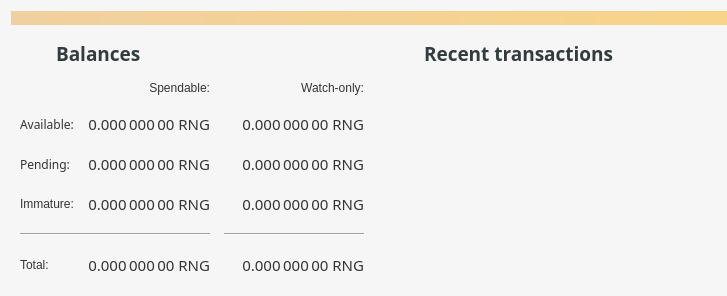
<?xml version="1.0" encoding="UTF-8"?>
<ui version="4.0">
 <class>OverviewPage</class>
 <widget class="QWidget" name="OverviewPage">
  <property name="geometry">
   <rect>
    <x>0</x>
    <y>0</y>
    <width>630</width>
    <height>289</height>
   </rect>
  </property>
  <property name="windowTitle">
   <string>Form</string>
  </property>
  <property name="styleSheet">
   <string notr="true">#OverviewPage {
	background-color:       rgb(246, 246, 247); 
/*	background-image:     url(:/icons/res/icons/rngcoin.png); */
	background-repeat:    false;
	background-position: left bottom;
}

</string>
  </property>
  <layout class="QVBoxLayout" name="topLayout">
   <property name="rightMargin">
    <number>0</number>
   </property>
   <item>
    <widget class="QLabel" name="labelAlerts">
     <property name="visible">
      <bool>false</bool>
     </property>
     <property name="styleSheet">
      <string notr="true">QLabel { background-color: qlineargradient(x1: 0, y1: 0, x2: 1, y2: 0, stop:0 #F0D0A0, stop:1 #F8D488); color:#000000; }</string>
     </property>
     <property name="wordWrap">
      <bool>true</bool>
     </property>
     <property name="margin">
      <number>3</number>
     </property>
     <property name="textInteractionFlags">
      <set>Qt::TextSelectableByMouse</set>
     </property>
    </widget>
   </item>
   <item>
    <layout class="QHBoxLayout" name="horizontalLayout" stretch="1,0">
     <item>
      <layout class="QVBoxLayout" name="verticalLayout_2">
       <item>
        <widget class="QFrame" name="frame">
         <property name="frameShape">
          <enum>QFrame::NoFrame</enum>
         </property>
         <property name="frameShadow">
          <enum>QFrame::Raised</enum>
         </property>
         <layout class="QVBoxLayout" name="verticalLayout_4">
          <item>
           <layout class="QHBoxLayout" name="horizontalLayout_4">
            <item>
             <widget class="QPushButton" name="labelWalletStatus">
              <property name="enabled">
               <bool>true</bool>
              </property>
              <property name="maximumSize">
               <size>
                <width>30</width>
                <height>16777215</height>
               </size>
              </property>
              <property name="toolTip">
               <string>The displayed information may be out of date. Your wallet automatically synchronizes with the RNGCoin network after a connection is established, but this process has not completed yet.</string>
              </property>
              <property name="text">
               <string/>
              </property>
              <property name="icon">
               <iconset resource="../bitcoin.qrc">
                <normaloff>:/icons/warning</normaloff>
                <disabledoff>:/icons/warning</disabledoff>:/icons/warning</iconset>
              </property>
              <property name="iconSize">
               <size>
                <width>24</width>
                <height>24</height>
               </size>
              </property>
              <property name="flat">
               <bool>true</bool>
              </property>
             </widget>
            </item>
            <item>
             <widget class="QLabel" name="label_5">
              <property name="font">
               <font>
                <family>Montserrat</family>
                <pointsize>14</pointsize>
                <weight>62</weight>
                <bold>true</bold>
               </font>
              </property>
              <property name="styleSheet">
               <string notr="true">font-size: 14pt;
font-weight: 500; 
font-family: &quot;Montserrat&quot;;
color: rgb(50, 60, 60);
</string>
              </property>
              <property name="text">
               <string>Balances</string>
              </property>
             </widget>
            </item>
            <item>
             <spacer name="horizontalSpacer_3">
              <property name="orientation">
               <enum>Qt::Horizontal</enum>
              </property>
              <property name="sizeHint" stdset="0">
               <size>
                <width>40</width>
                <height>20</height>
               </size>
              </property>
             </spacer>
            </item>
           </layout>
          </item>
          <item>
           <spacer name="verticalSpacer_3">
            <property name="orientation">
             <enum>Qt::Vertical</enum>
            </property>
            <property name="sizeType">
             <enum>QSizePolicy::Fixed</enum>
            </property>
            <property name="sizeHint" stdset="0">
             <size>
              <width>15</width>
              <height>8</height>
             </size>
            </property>
           </spacer>
          </item>
          <item>
           <layout class="QGridLayout" name="gridLayout">
            <property name="horizontalSpacing">
             <number>14</number>
            </property>
            <property name="verticalSpacing">
             <number>18</number>
            </property>
            <item row="2" column="3">
             <spacer name="horizontalSpacer_2">
              <property name="orientation">
               <enum>Qt::Horizontal</enum>
              </property>
              <property name="sizeHint" stdset="0">
               <size>
                <width>40</width>
                <height>20</height>
               </size>
              </property>
             </spacer>
            </item>
            <item row="3" column="2">
             <widget class="QLabel" name="labelWatchImmature">
              <property name="font">
               <font>
                <family>Montserrat SemiBold</family>
                <pointsize>11</pointsize>
                <weight>62</weight>
                <italic>false</italic>
                <bold>true</bold>
               </font>
              </property>
              <property name="cursor">
               <cursorShape>IBeamCursor</cursorShape>
              </property>
              <property name="toolTip">
               <string>Mined balance in watch-only addresses that has not yet matured</string>
              </property>
              <property name="styleSheet">
               <string notr="true">color: rgb(52, 52, 52);
font: 500 11pt &quot;Montserrat SemiBold&quot;;
</string>
              </property>
              <property name="text">
               <string notr="true">0.000 000 00 RNG</string>
              </property>
              <property name="alignment">
               <set>Qt::AlignRight|Qt::AlignTrailing|Qt::AlignVCenter</set>
              </property>
              <property name="textInteractionFlags">
               <set>Qt::LinksAccessibleByMouse|Qt::TextSelectableByKeyboard|Qt::TextSelectableByMouse</set>
              </property>
             </widget>
            </item>
            <item row="2" column="2">
             <widget class="QLabel" name="labelWatchPending">
              <property name="font">
               <font>
                <family>Montserrat SemiBold</family>
                <pointsize>11</pointsize>
                <weight>62</weight>
                <italic>false</italic>
                <bold>true</bold>
               </font>
              </property>
              <property name="cursor">
               <cursorShape>IBeamCursor</cursorShape>
              </property>
              <property name="toolTip">
               <string>Unconfirmed transactions to watch-only addresses</string>
              </property>
              <property name="styleSheet">
               <string notr="true">color: rgb(52, 52, 52);
font: 500 11pt &quot;Montserrat SemiBold&quot;;
</string>
              </property>
              <property name="text">
               <string notr="true">0.000 000 00 RNG</string>
              </property>
              <property name="alignment">
               <set>Qt::AlignRight|Qt::AlignTrailing|Qt::AlignVCenter</set>
              </property>
              <property name="textInteractionFlags">
               <set>Qt::LinksAccessibleByMouse|Qt::TextSelectableByKeyboard|Qt::TextSelectableByMouse</set>
              </property>
             </widget>
            </item>
            <item row="2" column="1">
             <widget class="QLabel" name="labelUnconfirmed">
              <property name="font">
               <font>
                <family>Montserrat SemiBold</family>
                <pointsize>11</pointsize>
                <weight>62</weight>
                <italic>false</italic>
                <bold>true</bold>
               </font>
              </property>
              <property name="cursor">
               <cursorShape>IBeamCursor</cursorShape>
              </property>
              <property name="toolTip">
               <string>Total of transactions that have yet to be confirmed, and do not yet count toward the spendable balance</string>
              </property>
              <property name="styleSheet">
               <string notr="true">color: rgb(52, 52, 52);
font: 500 11pt &quot;Montserrat SemiBold&quot;;
</string>
              </property>
              <property name="text">
               <string notr="true">0.000 000 00 RNG</string>
              </property>
              <property name="alignment">
               <set>Qt::AlignRight|Qt::AlignTrailing|Qt::AlignVCenter</set>
              </property>
              <property name="textInteractionFlags">
               <set>Qt::LinksAccessibleByMouse|Qt::TextSelectableByKeyboard|Qt::TextSelectableByMouse</set>
              </property>
             </widget>
            </item>
            <item row="4" column="2">
             <widget class="Line" name="lineWatchBalance">
              <property name="sizePolicy">
               <sizepolicy hsizetype="Preferred" vsizetype="Fixed">
                <horstretch>0</horstretch>
                <verstretch>0</verstretch>
               </sizepolicy>
              </property>
              <property name="minimumSize">
               <size>
                <width>140</width>
                <height>0</height>
               </size>
              </property>
              <property name="orientation">
               <enum>Qt::Horizontal</enum>
              </property>
             </widget>
            </item>
            <item row="5" column="0">
             <widget class="QLabel" name="labelTotalText">
              <property name="styleSheet">
               <string notr="true">color: rgb(52, 52, 52);
font: 9pt &quot;Montserrat&quot;;</string>
              </property>
              <property name="text">
               <string>Total:</string>
              </property>
             </widget>
            </item>
            <item row="4" column="0" colspan="2">
             <widget class="Line" name="line">
              <property name="orientation">
               <enum>Qt::Horizontal</enum>
              </property>
             </widget>
            </item>
            <item row="5" column="1">
             <widget class="QLabel" name="labelTotal">
              <property name="font">
               <font>
                <family>Montserrat SemiBold</family>
                <pointsize>11</pointsize>
                <weight>62</weight>
                <italic>false</italic>
                <bold>true</bold>
               </font>
              </property>
              <property name="cursor">
               <cursorShape>IBeamCursor</cursorShape>
              </property>
              <property name="toolTip">
               <string>Your current total balance</string>
              </property>
              <property name="styleSheet">
               <string notr="true">color: rgb(52, 52, 52);
font: 500 11pt &quot;Montserrat SemiBold&quot;;
</string>
              </property>
              <property name="text">
               <string notr="true">0.000 000 00 RNG</string>
              </property>
              <property name="alignment">
               <set>Qt::AlignRight|Qt::AlignTrailing|Qt::AlignVCenter</set>
              </property>
              <property name="textInteractionFlags">
               <set>Qt::LinksAccessibleByMouse|Qt::TextSelectableByKeyboard|Qt::TextSelectableByMouse</set>
              </property>
             </widget>
            </item>
            <item row="3" column="0">
             <widget class="QLabel" name="labelImmatureText">
              <property name="styleSheet">
               <string notr="true">color: rgb(52, 52, 52);
font: 9pt &quot;Montserrat&quot;;</string>
              </property>
              <property name="text">
               <string>Immature:</string>
              </property>
             </widget>
            </item>
            <item row="3" column="1">
             <widget class="QLabel" name="labelImmature">
              <property name="font">
               <font>
                <family>Montserrat SemiBold</family>
                <pointsize>11</pointsize>
                <weight>62</weight>
                <italic>false</italic>
                <bold>true</bold>
               </font>
              </property>
              <property name="cursor">
               <cursorShape>IBeamCursor</cursorShape>
              </property>
              <property name="toolTip">
               <string>Mined balance that has not yet matured</string>
              </property>
              <property name="styleSheet">
               <string notr="true">color: rgb(52, 52, 52);
font: 500 11pt &quot;Montserrat SemiBold&quot;;
</string>
              </property>
              <property name="text">
               <string notr="true">0.000 000 00 RNG</string>
              </property>
              <property name="alignment">
               <set>Qt::AlignRight|Qt::AlignTrailing|Qt::AlignVCenter</set>
              </property>
              <property name="textInteractionFlags">
               <set>Qt::LinksAccessibleByMouse|Qt::TextSelectableByKeyboard|Qt::TextSelectableByMouse</set>
              </property>
             </widget>
            </item>
            <item row="0" column="2">
             <widget class="QLabel" name="labelWatchonly">
              <property name="styleSheet">
               <string notr="true">color: rgb(52, 52, 52);
font: 10pt &quot;Montserrat&quot;;</string>
              </property>
              <property name="text">
               <string>Watch-only:</string>
              </property>
              <property name="alignment">
               <set>Qt::AlignRight|Qt::AlignTrailing|Qt::AlignVCenter</set>
              </property>
             </widget>
            </item>
            <item row="5" column="2">
             <widget class="QLabel" name="labelWatchTotal">
              <property name="font">
               <font>
                <family>Montserrat SemiBold</family>
                <pointsize>11</pointsize>
                <weight>62</weight>
                <italic>false</italic>
                <bold>true</bold>
               </font>
              </property>
              <property name="cursor">
               <cursorShape>IBeamCursor</cursorShape>
              </property>
              <property name="toolTip">
               <string>Current total balance in watch-only addresses</string>
              </property>
              <property name="styleSheet">
               <string notr="true">color: rgb(52, 52, 52);
font: 500 11pt &quot;Montserrat SemiBold&quot;;
</string>
              </property>
              <property name="text">
               <string notr="true">0.000 000 00 RNG</string>
              </property>
              <property name="alignment">
               <set>Qt::AlignRight|Qt::AlignTrailing|Qt::AlignVCenter</set>
              </property>
              <property name="textInteractionFlags">
               <set>Qt::LinksAccessibleByMouse|Qt::TextSelectableByKeyboard|Qt::TextSelectableByMouse</set>
              </property>
             </widget>
            </item>
            <item row="1" column="0">
             <widget class="QLabel" name="labelBalanceText">
              <property name="font">
               <font>
                <family>Montserrat</family>
                <pointsize>9</pointsize>
                <weight>50</weight>
                <italic>false</italic>
                <bold>false</bold>
               </font>
              </property>
              <property name="styleSheet">
               <string notr="true">color: rgb(52, 52, 52);
font: 9pt &quot;Montserrat&quot;;</string>
              </property>
              <property name="text">
               <string>Available:</string>
              </property>
             </widget>
            </item>
            <item row="2" column="0">
             <widget class="QLabel" name="labelPendingText">
              <property name="font">
               <font>
                <family>Montserrat</family>
                <pointsize>9</pointsize>
                <weight>50</weight>
                <italic>false</italic>
                <bold>false</bold>
               </font>
              </property>
              <property name="styleSheet">
               <string notr="true">color: rgb(52, 52, 52);
font: 9pt &quot;Montserrat&quot;;</string>
              </property>
              <property name="text">
               <string>Pending:</string>
              </property>
             </widget>
            </item>
            <item row="1" column="1">
             <widget class="QLabel" name="labelBalance">
              <property name="font">
               <font>
                <family>Montserrat SemiBold</family>
                <pointsize>11</pointsize>
                <weight>62</weight>
                <italic>false</italic>
                <bold>true</bold>
               </font>
              </property>
              <property name="cursor">
               <cursorShape>IBeamCursor</cursorShape>
              </property>
              <property name="toolTip">
               <string>Your current spendable balance</string>
              </property>
              <property name="styleSheet">
               <string notr="true">color: rgb(52, 52, 52);
font: 500 11pt &quot;Montserrat SemiBold&quot;;
</string>
              </property>
              <property name="text">
               <string notr="true">0.000 000 00 RNG</string>
              </property>
              <property name="alignment">
               <set>Qt::AlignRight|Qt::AlignTrailing|Qt::AlignVCenter</set>
              </property>
              <property name="textInteractionFlags">
               <set>Qt::LinksAccessibleByMouse|Qt::TextSelectableByKeyboard|Qt::TextSelectableByMouse</set>
              </property>
             </widget>
            </item>
            <item row="1" column="2">
             <widget class="QLabel" name="labelWatchAvailable">
              <property name="font">
               <font>
                <family>Montserrat SemiBold</family>
                <pointsize>11</pointsize>
                <weight>62</weight>
                <italic>false</italic>
                <bold>true</bold>
               </font>
              </property>
              <property name="cursor">
               <cursorShape>IBeamCursor</cursorShape>
              </property>
              <property name="toolTip">
               <string>Your current balance in watch-only addresses</string>
              </property>
              <property name="styleSheet">
               <string notr="true">color: rgb(52, 52, 52);
font: 500 11pt &quot;Montserrat SemiBold&quot;;
</string>
              </property>
              <property name="text">
               <string notr="true">0.000 000 00 RNG</string>
              </property>
              <property name="alignment">
               <set>Qt::AlignRight|Qt::AlignTrailing|Qt::AlignVCenter</set>
              </property>
              <property name="textInteractionFlags">
               <set>Qt::LinksAccessibleByMouse|Qt::TextSelectableByKeyboard|Qt::TextSelectableByMouse</set>
              </property>
             </widget>
            </item>
            <item row="0" column="1">
             <widget class="QLabel" name="labelSpendable">
              <property name="styleSheet">
               <string notr="true">color: rgb(52, 52, 52);
font: 10pt &quot;Montserrat&quot;;</string>
              </property>
              <property name="text">
               <string>Spendable:</string>
              </property>
              <property name="alignment">
               <set>Qt::AlignRight|Qt::AlignTrailing|Qt::AlignVCenter</set>
              </property>
             </widget>
            </item>
           </layout>
          </item>
         </layout>
        </widget>
       </item>
       <item>
        <spacer name="verticalSpacer">
         <property name="orientation">
          <enum>Qt::Vertical</enum>
         </property>
         <property name="sizeHint" stdset="0">
          <size>
           <width>20</width>
           <height>40</height>
          </size>
         </property>
        </spacer>
       </item>
      </layout>
     </item>
     <item>
      <layout class="QVBoxLayout" name="verticalLayout_3">
       <item>
        <widget class="QFrame" name="frame_2">
         <property name="sizePolicy">
          <sizepolicy hsizetype="Preferred" vsizetype="Preferred">
           <horstretch>0</horstretch>
           <verstretch>0</verstretch>
          </sizepolicy>
         </property>
         <property name="autoFillBackground">
          <bool>false</bool>
         </property>
         <property name="styleSheet">
          <string notr="true">#frame_2                                                          
{                                                                      
    background-color:       rgb(246, 246, 247);                        
    background-image:     url(:/icons/res/icons/overview_page_bkg.png);
    background-repeat:    false;                                       
    background-position: right bottom;                                 
                                                                       
}                                                                      </string>
         </property>
         <property name="frameShape">
          <enum>QFrame::NoFrame</enum>
         </property>
         <property name="frameShadow">
          <enum>QFrame::Raised</enum>
         </property>
         <layout class="QVBoxLayout" name="verticalLayout">
          <item>
           <layout class="QHBoxLayout" name="horizontalLayout_2">
            <item>
             <widget class="QPushButton" name="labelTransactionsStatus">
              <property name="enabled">
               <bool>true</bool>
              </property>
              <property name="maximumSize">
               <size>
                <width>30</width>
                <height>16777215</height>
               </size>
              </property>
              <property name="toolTip">
               <string>The displayed information may be out of date. Your wallet automatically synchronizes with the RNGCoin network after a connection is established, but this process has not completed yet.</string>
              </property>
              <property name="text">
               <string/>
              </property>
              <property name="icon">
               <iconset resource="../bitcoin.qrc">
                <normaloff>:/icons/warning</normaloff>
                <disabledoff>:/icons/warning</disabledoff>:/icons/warning</iconset>
              </property>
              <property name="iconSize">
               <size>
                <width>24</width>
                <height>24</height>
               </size>
              </property>
              <property name="flat">
               <bool>true</bool>
              </property>
             </widget>
            </item>
            <item>
             <widget class="QLabel" name="label_4">
              <property name="sizePolicy">
               <sizepolicy hsizetype="Maximum" vsizetype="Preferred">
                <horstretch>0</horstretch>
                <verstretch>0</verstretch>
               </sizepolicy>
              </property>
              <property name="font">
               <font>
                <family>Montserrat</family>
                <pointsize>14</pointsize>
                <weight>62</weight>
                <bold>true</bold>
               </font>
              </property>
              <property name="styleSheet">
               <string notr="true">font-size: 14pt;
font-weight: 500; 
font-family: &quot;Montserrat&quot;;
color: rgb(50, 60, 60);</string>
              </property>
              <property name="text">
               <string>Recent transactions</string>
              </property>
              <property name="scaledContents">
               <bool>false</bool>
              </property>
              <property name="wordWrap">
               <bool>true</bool>
              </property>
             </widget>
            </item>
            <item>
             <spacer name="horizontalSpacer">
              <property name="orientation">
               <enum>Qt::Horizontal</enum>
              </property>
              <property name="sizeHint" stdset="0">
               <size>
                <width>40</width>
                <height>20</height>
               </size>
              </property>
             </spacer>
            </item>
           </layout>
          </item>
          <item>
           <widget class="QListView" name="listTransactions">
            <property name="sizePolicy">
             <sizepolicy hsizetype="MinimumExpanding" vsizetype="Expanding">
              <horstretch>0</horstretch>
              <verstretch>0</verstretch>
             </sizepolicy>
            </property>
            <property name="minimumSize">
             <size>
              <width>330</width>
              <height>0</height>
             </size>
            </property>
            <property name="autoFillBackground">
             <bool>false</bool>
            </property>
            <property name="styleSheet">
             <string notr="true">QListView { background: transparent; }</string>
            </property>
            <property name="frameShape">
             <enum>QFrame::NoFrame</enum>
            </property>
            <property name="verticalScrollBarPolicy">
             <enum>Qt::ScrollBarAlwaysOff</enum>
            </property>
            <property name="horizontalScrollBarPolicy">
             <enum>Qt::ScrollBarAlwaysOff</enum>
            </property>
            <property name="selectionMode">
             <enum>QAbstractItemView::NoSelection</enum>
            </property>
           </widget>
          </item>
          <item>
           <spacer name="verticalSpacer_2">
            <property name="orientation">
             <enum>Qt::Vertical</enum>
            </property>
            <property name="sizeHint" stdset="0">
             <size>
              <width>20</width>
              <height>40</height>
             </size>
            </property>
           </spacer>
          </item>
         </layout>
        </widget>
       </item>
      </layout>
     </item>
    </layout>
   </item>
  </layout>
 </widget>
 <resources>
  <include location="../bitcoin.qrc"/>
 </resources>
 <connections/>
</ui>
